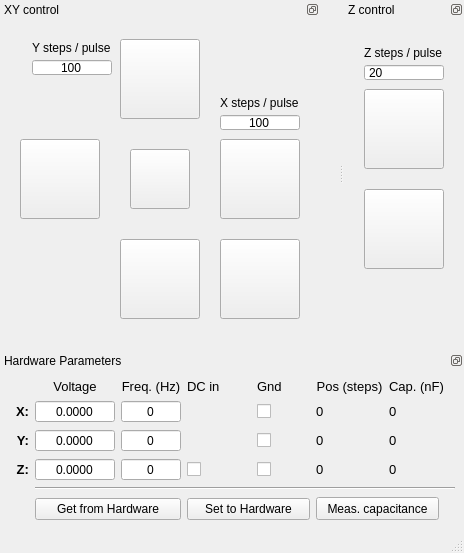
<?xml version="1.0" encoding="UTF-8"?>
<ui version="4.0">
 <class>MainWindow</class>
 <widget class="QMainWindow" name="MainWindow">
  <property name="geometry">
   <rect>
    <x>0</x>
    <y>0</y>
    <width>464</width>
    <height>546</height>
   </rect>
  </property>
  <property name="sizePolicy">
   <sizepolicy hsizetype="Preferred" vsizetype="Fixed">
    <horstretch>0</horstretch>
    <verstretch>0</verstretch>
   </sizepolicy>
  </property>
  <property name="windowTitle">
   <string>qudi: Stepper Interface</string>
  </property>
  <widget class="QWidget" name="centralwidget"/>
  <widget class="QDockWidget" name="dockWidget_5">
   <property name="minimumSize">
    <size>
     <width>320</width>
     <height>345</height>
    </size>
   </property>
   <property name="maximumSize">
    <size>
     <width>320</width>
     <height>524287</height>
    </size>
   </property>
   <property name="features">
    <set>QDockWidget::DockWidgetFloatable|QDockWidget::DockWidgetMovable</set>
   </property>
   <property name="windowTitle">
    <string>XY control</string>
   </property>
   <attribute name="dockWidgetArea">
    <number>1</number>
   </attribute>
   <widget class="QWidget" name="dockWidgetContents_12">
    <widget class="QPushButton" name="move_up_button">
     <property name="geometry">
      <rect>
       <x>120</x>
       <y>20</y>
       <width>80</width>
       <height>80</height>
      </rect>
     </property>
     <property name="focusPolicy">
      <enum>Qt::NoFocus</enum>
     </property>
     <property name="toolTip">
      <string>Move up</string>
     </property>
     <property name="text">
      <string/>
     </property>
     <property name="icon">
      <iconset>
       <normaloff>up.png</normaloff>up.png</iconset>
     </property>
     <property name="iconSize">
      <size>
       <width>80</width>
       <height>80</height>
      </size>
     </property>
    </widget>
    <widget class="QPushButton" name="move_down_button">
     <property name="geometry">
      <rect>
       <x>120</x>
       <y>220</y>
       <width>80</width>
       <height>80</height>
      </rect>
     </property>
     <property name="minimumSize">
      <size>
       <width>80</width>
       <height>80</height>
      </size>
     </property>
     <property name="focusPolicy">
      <enum>Qt::NoFocus</enum>
     </property>
     <property name="toolTip">
      <string>Move down</string>
     </property>
     <property name="text">
      <string/>
     </property>
     <property name="icon">
      <iconset>
       <normaloff>down.png</normaloff>down.png</iconset>
     </property>
     <property name="iconSize">
      <size>
       <width>40</width>
       <height>40</height>
      </size>
     </property>
    </widget>
    <widget class="QPushButton" name="move_left_button">
     <property name="geometry">
      <rect>
       <x>20</x>
       <y>120</y>
       <width>80</width>
       <height>80</height>
      </rect>
     </property>
     <property name="minimumSize">
      <size>
       <width>80</width>
       <height>80</height>
      </size>
     </property>
     <property name="focusPolicy">
      <enum>Qt::NoFocus</enum>
     </property>
     <property name="toolTip">
      <string>Move left</string>
     </property>
     <property name="text">
      <string/>
     </property>
     <property name="icon">
      <iconset>
       <normaloff>../../artwork/icons/oxygen/22x22/go-previous.png</normaloff>../../artwork/icons/oxygen/22x22/go-previous.png</iconset>
     </property>
     <property name="iconSize">
      <size>
       <width>40</width>
       <height>40</height>
      </size>
     </property>
    </widget>
    <widget class="QPushButton" name="stop_button">
     <property name="geometry">
      <rect>
       <x>220</x>
       <y>220</y>
       <width>80</width>
       <height>80</height>
      </rect>
     </property>
     <property name="minimumSize">
      <size>
       <width>80</width>
       <height>80</height>
      </size>
     </property>
     <property name="focusPolicy">
      <enum>Qt::NoFocus</enum>
     </property>
     <property name="toolTip">
      <string>Stop</string>
     </property>
     <property name="text">
      <string/>
     </property>
     <property name="icon">
      <iconset>
       <normaloff>../../artwork/icons/qudiTheme/22x22/stop-scan.png</normaloff>../../artwork/icons/qudiTheme/22x22/stop-scan.png</iconset>
     </property>
     <property name="iconSize">
      <size>
       <width>80</width>
       <height>80</height>
      </size>
     </property>
    </widget>
    <widget class="QPushButton" name="move_right_button">
     <property name="geometry">
      <rect>
       <x>220</x>
       <y>120</y>
       <width>80</width>
       <height>80</height>
      </rect>
     </property>
     <property name="minimumSize">
      <size>
       <width>80</width>
       <height>80</height>
      </size>
     </property>
     <property name="focusPolicy">
      <enum>Qt::NoFocus</enum>
     </property>
     <property name="toolTip">
      <string>Move right</string>
     </property>
     <property name="text">
      <string/>
     </property>
     <property name="icon">
      <iconset>
       <normaloff>../../artwork/icons/oxygen/22x22/go-next.png</normaloff>../../artwork/icons/oxygen/22x22/go-next.png</iconset>
     </property>
     <property name="iconSize">
      <size>
       <width>80</width>
       <height>80</height>
      </size>
     </property>
    </widget>
    <widget class="QSpinBox" name="y_steps_spinbox">
     <property name="geometry">
      <rect>
       <x>32</x>
       <y>40</y>
       <width>80</width>
       <height>17</height>
      </rect>
     </property>
     <property name="sizePolicy">
      <sizepolicy hsizetype="Fixed" vsizetype="Fixed">
       <horstretch>0</horstretch>
       <verstretch>0</verstretch>
      </sizepolicy>
     </property>
     <property name="maximumSize">
      <size>
       <width>80</width>
       <height>16777215</height>
      </size>
     </property>
     <property name="focusPolicy">
      <enum>Qt::ClickFocus</enum>
     </property>
     <property name="layoutDirection">
      <enum>Qt::LeftToRight</enum>
     </property>
     <property name="alignment">
      <set>Qt::AlignCenter</set>
     </property>
     <property name="buttonSymbols">
      <enum>QAbstractSpinBox::NoButtons</enum>
     </property>
     <property name="maximum">
      <number>500</number>
     </property>
     <property name="value">
      <number>100</number>
     </property>
    </widget>
    <widget class="QSpinBox" name="x_steps_spinbox">
     <property name="geometry">
      <rect>
       <x>220</x>
       <y>95</y>
       <width>80</width>
       <height>17</height>
      </rect>
     </property>
     <property name="sizePolicy">
      <sizepolicy hsizetype="Fixed" vsizetype="Fixed">
       <horstretch>0</horstretch>
       <verstretch>0</verstretch>
      </sizepolicy>
     </property>
     <property name="minimumSize">
      <size>
       <width>80</width>
       <height>17</height>
      </size>
     </property>
     <property name="maximumSize">
      <size>
       <width>100</width>
       <height>16777215</height>
      </size>
     </property>
     <property name="focusPolicy">
      <enum>Qt::ClickFocus</enum>
     </property>
     <property name="layoutDirection">
      <enum>Qt::LeftToRight</enum>
     </property>
     <property name="alignment">
      <set>Qt::AlignCenter</set>
     </property>
     <property name="buttonSymbols">
      <enum>QAbstractSpinBox::NoButtons</enum>
     </property>
     <property name="maximum">
      <number>500</number>
     </property>
     <property name="value">
      <number>100</number>
     </property>
    </widget>
    <widget class="QLabel" name="label_29">
     <property name="geometry">
      <rect>
       <x>32</x>
       <y>20</y>
       <width>80</width>
       <height>17</height>
      </rect>
     </property>
     <property name="text">
      <string>Y steps / pulse</string>
     </property>
    </widget>
    <widget class="QLabel" name="label_30">
     <property name="geometry">
      <rect>
       <x>220</x>
       <y>75</y>
       <width>80</width>
       <height>17</height>
      </rect>
     </property>
     <property name="text">
      <string>X steps / pulse</string>
     </property>
    </widget>
    <widget class="QPushButton" name="set_origin_button">
     <property name="geometry">
      <rect>
       <x>130</x>
       <y>130</y>
       <width>60</width>
       <height>60</height>
      </rect>
     </property>
     <property name="font">
      <font>
       <pointsize>9</pointsize>
      </font>
     </property>
     <property name="focusPolicy">
      <enum>Qt::NoFocus</enum>
     </property>
     <property name="toolTip">
      <string>Set origin</string>
     </property>
     <property name="text">
      <string/>
     </property>
     <property name="icon">
      <iconset>
       <normaloff>../../artwork/icons/qudiTheme/22x22/optimize-position.png</normaloff>../../artwork/icons/qudiTheme/22x22/optimize-position.png</iconset>
     </property>
    </widget>
   </widget>
  </widget>
  <widget class="QDockWidget" name="dockWidget_4">
   <property name="sizePolicy">
    <sizepolicy hsizetype="Minimum" vsizetype="Minimum">
     <horstretch>0</horstretch>
     <verstretch>0</verstretch>
    </sizepolicy>
   </property>
   <property name="minimumSize">
    <size>
     <width>120</width>
     <height>345</height>
    </size>
   </property>
   <property name="maximumSize">
    <size>
     <width>200</width>
     <height>524287</height>
    </size>
   </property>
   <property name="features">
    <set>QDockWidget::DockWidgetFloatable|QDockWidget::DockWidgetMovable</set>
   </property>
   <property name="windowTitle">
    <string>Z control</string>
   </property>
   <attribute name="dockWidgetArea">
    <number>2</number>
   </attribute>
   <widget class="QWidget" name="dockWidgetContents_11">
    <widget class="QPushButton" name="raise_button">
     <property name="geometry">
      <rect>
       <x>20</x>
       <y>70</y>
       <width>80</width>
       <height>80</height>
      </rect>
     </property>
     <property name="focusPolicy">
      <enum>Qt::NoFocus</enum>
     </property>
     <property name="toolTip">
      <string>Raise stage</string>
     </property>
     <property name="text">
      <string/>
     </property>
     <property name="icon">
      <iconset>
       <normaloff>up.png</normaloff>up.png</iconset>
     </property>
     <property name="iconSize">
      <size>
       <width>80</width>
       <height>80</height>
      </size>
     </property>
    </widget>
    <widget class="QPushButton" name="lower_button">
     <property name="geometry">
      <rect>
       <x>20</x>
       <y>170</y>
       <width>80</width>
       <height>80</height>
      </rect>
     </property>
     <property name="focusPolicy">
      <enum>Qt::NoFocus</enum>
     </property>
     <property name="toolTip">
      <string>Lower stage</string>
     </property>
     <property name="text">
      <string/>
     </property>
     <property name="icon">
      <iconset>
       <normaloff>down.png</normaloff>down.png</iconset>
     </property>
     <property name="iconSize">
      <size>
       <width>80</width>
       <height>80</height>
      </size>
     </property>
    </widget>
    <widget class="QLabel" name="label_28">
     <property name="geometry">
      <rect>
       <x>20</x>
       <y>25</y>
       <width>80</width>
       <height>17</height>
      </rect>
     </property>
     <property name="text">
      <string>Z steps / pulse</string>
     </property>
    </widget>
    <widget class="QSpinBox" name="z_steps_spinbox">
     <property name="geometry">
      <rect>
       <x>20</x>
       <y>45</y>
       <width>80</width>
       <height>17</height>
      </rect>
     </property>
     <property name="focusPolicy">
      <enum>Qt::ClickFocus</enum>
     </property>
     <property name="frame">
      <bool>true</bool>
     </property>
     <property name="buttonSymbols">
      <enum>QAbstractSpinBox::NoButtons</enum>
     </property>
     <property name="maximum">
      <number>100</number>
     </property>
     <property name="value">
      <number>20</number>
     </property>
    </widget>
   </widget>
  </widget>
  <widget class="QDockWidget" name="hardware_dockWidget">
   <property name="sizePolicy">
    <sizepolicy hsizetype="Preferred" vsizetype="Expanding">
     <horstretch>0</horstretch>
     <verstretch>0</verstretch>
    </sizepolicy>
   </property>
   <property name="minimumSize">
    <size>
     <width>200</width>
     <height>180</height>
    </size>
   </property>
   <property name="maximumSize">
    <size>
     <width>600</width>
     <height>180</height>
    </size>
   </property>
   <property name="features">
    <set>QDockWidget::DockWidgetFloatable|QDockWidget::DockWidgetMovable</set>
   </property>
   <property name="windowTitle">
    <string>Hardware Parameters</string>
   </property>
   <attribute name="dockWidgetArea">
    <number>8</number>
   </attribute>
   <widget class="QWidget" name="dockWidgetContents_13">
    <property name="sizePolicy">
     <sizepolicy hsizetype="Minimum" vsizetype="Expanding">
      <horstretch>0</horstretch>
      <verstretch>0</verstretch>
     </sizepolicy>
    </property>
    <property name="minimumSize">
     <size>
      <width>200</width>
      <height>0</height>
     </size>
    </property>
    <layout class="QGridLayout" name="gridLayout_8">
     <item row="4" column="7">
      <widget class="QLabel" name="z_pos_label">
       <property name="font">
        <font>
         <pointsize>10</pointsize>
        </font>
       </property>
       <property name="text">
        <string>0</string>
       </property>
       <property name="alignment">
        <set>Qt::AlignLeading|Qt::AlignLeft|Qt::AlignVCenter</set>
       </property>
      </widget>
     </item>
     <item row="0" column="3">
      <widget class="QLabel" name="Voltage_label">
       <property name="sizePolicy">
        <sizepolicy hsizetype="Minimum" vsizetype="Minimum">
         <horstretch>0</horstretch>
         <verstretch>0</verstretch>
        </sizepolicy>
       </property>
       <property name="maximumSize">
        <size>
         <width>100</width>
         <height>16777215</height>
        </size>
       </property>
       <property name="font">
        <font>
         <pointsize>10</pointsize>
        </font>
       </property>
       <property name="text">
        <string>Voltage</string>
       </property>
       <property name="alignment">
        <set>Qt::AlignCenter</set>
       </property>
      </widget>
     </item>
     <item row="4" column="5">
      <widget class="QCheckBox" name="z_dcin_checkBox">
       <property name="maximumSize">
        <size>
         <width>40</width>
         <height>16777215</height>
        </size>
       </property>
       <property name="focusPolicy">
        <enum>Qt::ClickFocus</enum>
       </property>
       <property name="text">
        <string/>
       </property>
      </widget>
     </item>
     <item row="0" column="4">
      <widget class="QLabel" name="frequency_label">
       <property name="sizePolicy">
        <sizepolicy hsizetype="Minimum" vsizetype="Fixed">
         <horstretch>0</horstretch>
         <verstretch>0</verstretch>
        </sizepolicy>
       </property>
       <property name="maximumSize">
        <size>
         <width>100</width>
         <height>16777215</height>
        </size>
       </property>
       <property name="font">
        <font>
         <pointsize>10</pointsize>
        </font>
       </property>
       <property name="text">
        <string>Freq. (Hz)</string>
       </property>
       <property name="alignment">
        <set>Qt::AlignCenter</set>
       </property>
      </widget>
     </item>
     <item row="3" column="4">
      <widget class="QSpinBox" name="y_frequency_spinBox">
       <property name="sizePolicy">
        <sizepolicy hsizetype="Minimum" vsizetype="Fixed">
         <horstretch>0</horstretch>
         <verstretch>0</verstretch>
        </sizepolicy>
       </property>
       <property name="minimumSize">
        <size>
         <width>60</width>
         <height>0</height>
        </size>
       </property>
       <property name="maximumSize">
        <size>
         <width>60</width>
         <height>16777215</height>
        </size>
       </property>
       <property name="focusPolicy">
        <enum>Qt::ClickFocus</enum>
       </property>
       <property name="alignment">
        <set>Qt::AlignCenter</set>
       </property>
       <property name="buttonSymbols">
        <enum>QAbstractSpinBox::NoButtons</enum>
       </property>
      </widget>
     </item>
     <item row="3" column="1">
      <widget class="QLabel" name="y_axis_hardware_label">
       <property name="sizePolicy">
        <sizepolicy hsizetype="Minimum" vsizetype="Preferred">
         <horstretch>0</horstretch>
         <verstretch>0</verstretch>
        </sizepolicy>
       </property>
       <property name="maximumSize">
        <size>
         <width>20</width>
         <height>16777215</height>
        </size>
       </property>
       <property name="font">
        <font>
         <pointsize>10</pointsize>
         <weight>75</weight>
         <bold>true</bold>
        </font>
       </property>
       <property name="text">
        <string>Y:</string>
       </property>
       <property name="alignment">
        <set>Qt::AlignRight|Qt::AlignTrailing|Qt::AlignVCenter</set>
       </property>
      </widget>
     </item>
     <item row="2" column="1">
      <widget class="QLabel" name="x_axis_hardware_label">
       <property name="enabled">
        <bool>true</bool>
       </property>
       <property name="sizePolicy">
        <sizepolicy hsizetype="Minimum" vsizetype="Preferred">
         <horstretch>0</horstretch>
         <verstretch>0</verstretch>
        </sizepolicy>
       </property>
       <property name="maximumSize">
        <size>
         <width>20</width>
         <height>16777215</height>
        </size>
       </property>
       <property name="font">
        <font>
         <pointsize>10</pointsize>
         <weight>75</weight>
         <bold>true</bold>
        </font>
       </property>
       <property name="text">
        <string>X:</string>
       </property>
       <property name="alignment">
        <set>Qt::AlignRight|Qt::AlignTrailing|Qt::AlignVCenter</set>
       </property>
      </widget>
     </item>
     <item row="2" column="3">
      <widget class="ScienDSpinBox" name="x_amplitude_doubleSpinBox">
       <property name="sizePolicy">
        <sizepolicy hsizetype="MinimumExpanding" vsizetype="Fixed">
         <horstretch>0</horstretch>
         <verstretch>0</verstretch>
        </sizepolicy>
       </property>
       <property name="maximumSize">
        <size>
         <width>80</width>
         <height>16777215</height>
        </size>
       </property>
       <property name="focusPolicy">
        <enum>Qt::ClickFocus</enum>
       </property>
       <property name="alignment">
        <set>Qt::AlignCenter</set>
       </property>
       <property name="buttonSymbols">
        <enum>QAbstractSpinBox::NoButtons</enum>
       </property>
       <property name="decimals">
        <number>4</number>
       </property>
      </widget>
     </item>
     <item row="2" column="4">
      <widget class="QSpinBox" name="x_frequency_spinBox">
       <property name="sizePolicy">
        <sizepolicy hsizetype="Minimum" vsizetype="Fixed">
         <horstretch>0</horstretch>
         <verstretch>0</verstretch>
        </sizepolicy>
       </property>
       <property name="minimumSize">
        <size>
         <width>60</width>
         <height>0</height>
        </size>
       </property>
       <property name="maximumSize">
        <size>
         <width>60</width>
         <height>16777215</height>
        </size>
       </property>
       <property name="focusPolicy">
        <enum>Qt::ClickFocus</enum>
       </property>
       <property name="layoutDirection">
        <enum>Qt::LeftToRight</enum>
       </property>
       <property name="alignment">
        <set>Qt::AlignCenter</set>
       </property>
       <property name="buttonSymbols">
        <enum>QAbstractSpinBox::NoButtons</enum>
       </property>
      </widget>
     </item>
     <item row="4" column="1">
      <widget class="QLabel" name="z_axis_hardware_label">
       <property name="sizePolicy">
        <sizepolicy hsizetype="Minimum" vsizetype="Preferred">
         <horstretch>0</horstretch>
         <verstretch>0</verstretch>
        </sizepolicy>
       </property>
       <property name="maximumSize">
        <size>
         <width>20</width>
         <height>16777215</height>
        </size>
       </property>
       <property name="font">
        <font>
         <pointsize>10</pointsize>
         <weight>75</weight>
         <bold>true</bold>
        </font>
       </property>
       <property name="text">
        <string>Z:</string>
       </property>
       <property name="alignment">
        <set>Qt::AlignRight|Qt::AlignTrailing|Qt::AlignVCenter</set>
       </property>
      </widget>
     </item>
     <item row="4" column="3">
      <widget class="ScienDSpinBox" name="z_amplitude_doubleSpinBox">
       <property name="sizePolicy">
        <sizepolicy hsizetype="Minimum" vsizetype="Fixed">
         <horstretch>0</horstretch>
         <verstretch>0</verstretch>
        </sizepolicy>
       </property>
       <property name="maximumSize">
        <size>
         <width>80</width>
         <height>16777215</height>
        </size>
       </property>
       <property name="focusPolicy">
        <enum>Qt::ClickFocus</enum>
       </property>
       <property name="alignment">
        <set>Qt::AlignCenter</set>
       </property>
       <property name="buttonSymbols">
        <enum>QAbstractSpinBox::NoButtons</enum>
       </property>
       <property name="decimals">
        <number>4</number>
       </property>
      </widget>
     </item>
     <item row="3" column="3">
      <widget class="ScienDSpinBox" name="y_amplitude_doubleSpinBox">
       <property name="sizePolicy">
        <sizepolicy hsizetype="Minimum" vsizetype="Fixed">
         <horstretch>0</horstretch>
         <verstretch>0</verstretch>
        </sizepolicy>
       </property>
       <property name="maximumSize">
        <size>
         <width>80</width>
         <height>16777215</height>
        </size>
       </property>
       <property name="focusPolicy">
        <enum>Qt::ClickFocus</enum>
       </property>
       <property name="frame">
        <bool>true</bool>
       </property>
       <property name="alignment">
        <set>Qt::AlignCenter</set>
       </property>
       <property name="buttonSymbols">
        <enum>QAbstractSpinBox::NoButtons</enum>
       </property>
       <property name="keyboardTracking">
        <bool>true</bool>
       </property>
       <property name="decimals">
        <number>4</number>
       </property>
      </widget>
     </item>
     <item row="0" column="7">
      <widget class="QLabel" name="label_35">
       <property name="sizePolicy">
        <sizepolicy hsizetype="Minimum" vsizetype="Preferred">
         <horstretch>0</horstretch>
         <verstretch>0</verstretch>
        </sizepolicy>
       </property>
       <property name="maximumSize">
        <size>
         <width>100</width>
         <height>16777215</height>
        </size>
       </property>
       <property name="font">
        <font>
         <pointsize>10</pointsize>
        </font>
       </property>
       <property name="text">
        <string>Pos (steps)</string>
       </property>
       <property name="alignment">
        <set>Qt::AlignCenter</set>
       </property>
      </widget>
     </item>
     <item row="3" column="7">
      <widget class="QLabel" name="y_pos_label">
       <property name="font">
        <font>
         <pointsize>10</pointsize>
        </font>
       </property>
       <property name="text">
        <string>0</string>
       </property>
       <property name="alignment">
        <set>Qt::AlignLeading|Qt::AlignLeft|Qt::AlignVCenter</set>
       </property>
      </widget>
     </item>
     <item row="2" column="7">
      <widget class="QLabel" name="x_pos_label">
       <property name="font">
        <font>
         <pointsize>10</pointsize>
        </font>
       </property>
       <property name="text">
        <string>0</string>
       </property>
       <property name="alignment">
        <set>Qt::AlignLeading|Qt::AlignLeft|Qt::AlignVCenter</set>
       </property>
      </widget>
     </item>
     <item row="4" column="4">
      <widget class="QSpinBox" name="z_frequency_spinBox">
       <property name="sizePolicy">
        <sizepolicy hsizetype="Minimum" vsizetype="Fixed">
         <horstretch>0</horstretch>
         <verstretch>0</verstretch>
        </sizepolicy>
       </property>
       <property name="minimumSize">
        <size>
         <width>60</width>
         <height>0</height>
        </size>
       </property>
       <property name="maximumSize">
        <size>
         <width>60</width>
         <height>16777215</height>
        </size>
       </property>
       <property name="focusPolicy">
        <enum>Qt::ClickFocus</enum>
       </property>
       <property name="layoutDirection">
        <enum>Qt::LeftToRight</enum>
       </property>
       <property name="alignment">
        <set>Qt::AlignCenter</set>
       </property>
       <property name="buttonSymbols">
        <enum>QAbstractSpinBox::NoButtons</enum>
       </property>
      </widget>
     </item>
     <item row="0" column="8">
      <widget class="QLabel" name="label_38">
       <property name="sizePolicy">
        <sizepolicy hsizetype="Minimum" vsizetype="Preferred">
         <horstretch>0</horstretch>
         <verstretch>0</verstretch>
        </sizepolicy>
       </property>
       <property name="maximumSize">
        <size>
         <width>100</width>
         <height>16777215</height>
        </size>
       </property>
       <property name="font">
        <font>
         <pointsize>10</pointsize>
        </font>
       </property>
       <property name="text">
        <string>Cap. (nF)</string>
       </property>
      </widget>
     </item>
     <item row="5" column="3" colspan="6">
      <widget class="Line" name="line_10">
       <property name="orientation">
        <enum>Qt::Horizontal</enum>
       </property>
      </widget>
     </item>
     <item row="4" column="6">
      <widget class="QCheckBox" name="z_grounded_checkBox">
       <property name="enabled">
        <bool>true</bool>
       </property>
       <property name="focusPolicy">
        <enum>Qt::ClickFocus</enum>
       </property>
       <property name="text">
        <string/>
       </property>
      </widget>
     </item>
     <item row="0" column="5">
      <widget class="QLabel" name="label_39">
       <property name="sizePolicy">
        <sizepolicy hsizetype="Minimum" vsizetype="Preferred">
         <horstretch>0</horstretch>
         <verstretch>0</verstretch>
        </sizepolicy>
       </property>
       <property name="maximumSize">
        <size>
         <width>40</width>
         <height>16777215</height>
        </size>
       </property>
       <property name="font">
        <font>
         <pointsize>10</pointsize>
        </font>
       </property>
       <property name="text">
        <string>DC in</string>
       </property>
      </widget>
     </item>
     <item row="3" column="6">
      <widget class="QCheckBox" name="y_grounded_checkBox">
       <property name="enabled">
        <bool>true</bool>
       </property>
       <property name="focusPolicy">
        <enum>Qt::ClickFocus</enum>
       </property>
       <property name="text">
        <string/>
       </property>
      </widget>
     </item>
     <item row="2" column="6">
      <widget class="QCheckBox" name="x_grounded_checkBox">
       <property name="enabled">
        <bool>true</bool>
       </property>
       <property name="focusPolicy">
        <enum>Qt::ClickFocus</enum>
       </property>
       <property name="text">
        <string/>
       </property>
      </widget>
     </item>
     <item row="3" column="8">
      <widget class="QLabel" name="y_cap_label">
       <property name="font">
        <font>
         <pointsize>10</pointsize>
        </font>
       </property>
       <property name="text">
        <string>0</string>
       </property>
      </widget>
     </item>
     <item row="2" column="8">
      <widget class="QLabel" name="x_cap_label">
       <property name="font">
        <font>
         <pointsize>10</pointsize>
        </font>
       </property>
       <property name="text">
        <string>0</string>
       </property>
      </widget>
     </item>
     <item row="0" column="6">
      <widget class="QLabel" name="label_40">
       <property name="sizePolicy">
        <sizepolicy hsizetype="Minimum" vsizetype="Preferred">
         <horstretch>0</horstretch>
         <verstretch>0</verstretch>
        </sizepolicy>
       </property>
       <property name="maximumSize">
        <size>
         <width>40</width>
         <height>16777215</height>
        </size>
       </property>
       <property name="font">
        <font>
         <pointsize>10</pointsize>
        </font>
       </property>
       <property name="text">
        <string>Gnd</string>
       </property>
      </widget>
     </item>
     <item row="4" column="8">
      <widget class="QLabel" name="z_cap_label">
       <property name="font">
        <font>
         <pointsize>10</pointsize>
        </font>
       </property>
       <property name="text">
        <string>0</string>
       </property>
      </widget>
     </item>
     <item row="6" column="5" rowspan="2" colspan="2">
      <widget class="QPushButton" name="update_hardware_pushButton">
       <property name="sizePolicy">
        <sizepolicy hsizetype="Expanding" vsizetype="Fixed">
         <horstretch>0</horstretch>
         <verstretch>0</verstretch>
        </sizepolicy>
       </property>
       <property name="minimumSize">
        <size>
         <width>123</width>
         <height>0</height>
        </size>
       </property>
       <property name="maximumSize">
        <size>
         <width>150</width>
         <height>16777215</height>
        </size>
       </property>
       <property name="font">
        <font>
         <pointsize>9</pointsize>
        </font>
       </property>
       <property name="focusPolicy">
        <enum>Qt::NoFocus</enum>
       </property>
       <property name="text">
        <string extracomment="Reads tehe hardware values directly from the stepper harware">Set to Hardware</string>
       </property>
      </widget>
     </item>
     <item row="6" column="3" rowspan="2" colspan="2">
      <widget class="QPushButton" name="read_hardware_pushButton">
       <property name="sizePolicy">
        <sizepolicy hsizetype="Minimum" vsizetype="Fixed">
         <horstretch>0</horstretch>
         <verstretch>0</verstretch>
        </sizepolicy>
       </property>
       <property name="minimumSize">
        <size>
         <width>0</width>
         <height>10</height>
        </size>
       </property>
       <property name="maximumSize">
        <size>
         <width>150</width>
         <height>16777215</height>
        </size>
       </property>
       <property name="font">
        <font>
         <pointsize>9</pointsize>
        </font>
       </property>
       <property name="focusPolicy">
        <enum>Qt::NoFocus</enum>
       </property>
       <property name="text">
        <string extracomment="Reads the hardware values saved in the computer">Get from Hardware</string>
       </property>
      </widget>
     </item>
     <item row="6" column="7" rowspan="2" colspan="2">
      <widget class="QPushButton" name="measure_capacitance_button">
       <property name="minimumSize">
        <size>
         <width>123</width>
         <height>23</height>
        </size>
       </property>
       <property name="maximumSize">
        <size>
         <width>123</width>
         <height>16777215</height>
        </size>
       </property>
       <property name="font">
        <font>
         <pointsize>9</pointsize>
        </font>
       </property>
       <property name="text">
        <string>Meas. capacitance</string>
       </property>
      </widget>
     </item>
    </layout>
   </widget>
  </widget>
  <widget class="QStatusBar" name="statusbar"/>
 </widget>
 <customwidgets>
  <customwidget>
   <class>ScienDSpinBox</class>
   <extends>QDoubleSpinBox</extends>
   <header>qtwidgets.scientific_spinbox.h</header>
  </customwidget>
 </customwidgets>
 <tabstops>
  <tabstop>x_amplitude_doubleSpinBox</tabstop>
  <tabstop>y_amplitude_doubleSpinBox</tabstop>
  <tabstop>z_amplitude_doubleSpinBox</tabstop>
  <tabstop>x_frequency_spinBox</tabstop>
  <tabstop>y_frequency_spinBox</tabstop>
  <tabstop>z_frequency_spinBox</tabstop>
  <tabstop>read_hardware_pushButton</tabstop>
  <tabstop>update_hardware_pushButton</tabstop>
 </tabstops>
 <resources/>
 <connections/>
</ui>
